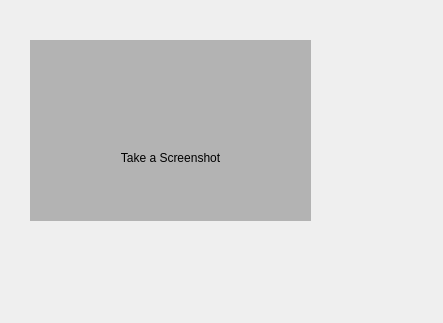
<?xml version="1.0" encoding="UTF-8"?>
<ui version="4.0">
 <class>ThumbnailForm</class>
 <widget class="QWidget" name="ThumbnailForm">
  <property name="geometry">
   <rect>
    <x>0</x>
    <y>0</y>
    <width>443</width>
    <height>323</height>
   </rect>
  </property>
  <property name="windowTitle">
   <string>Form</string>
  </property>
  <widget class="QLabel" name="thumbnail">
   <property name="geometry">
    <rect>
     <x>310</x>
     <y>230</y>
     <width>81</width>
     <height>61</height>
    </rect>
   </property>
   <property name="minimumSize">
    <size>
     <width>0</width>
     <height>0</height>
    </size>
   </property>
   <property name="maximumSize">
    <size>
     <width>16777215</width>
     <height>16777215</height>
    </size>
   </property>
   <property name="styleSheet">
    <string notr="true"/>
   </property>
   <property name="text">
    <string/>
   </property>
   <property name="scaledContents">
    <bool>false</bool>
   </property>
   <property name="alignment">
    <set>Qt::AlignCenter</set>
   </property>
  </widget>
  <widget class="QFrame" name="buttons_frame">
   <property name="geometry">
    <rect>
     <x>30</x>
     <y>40</y>
     <width>281</width>
     <height>181</height>
    </rect>
   </property>
   <property name="styleSheet">
    <string notr="true">#buttons_frame {
background-color: rgba(0,0,0, 64)
}</string>
   </property>
   <property name="frameShape">
    <enum>QFrame::NoFrame</enum>
   </property>
   <property name="frameShadow">
    <enum>QFrame::Plain</enum>
   </property>
   <property name="lineWidth">
    <number>0</number>
   </property>
   <layout class="QVBoxLayout" name="verticalLayout_2">
    <property name="margin">
     <number>0</number>
    </property>
    <item>
     <spacer name="verticalSpacer_2">
      <property name="orientation">
       <enum>Qt::Vertical</enum>
      </property>
      <property name="sizeHint" stdset="0">
       <size>
        <width>20</width>
        <height>52</height>
       </size>
      </property>
     </spacer>
    </item>
    <item>
     <layout class="QHBoxLayout" name="horizontalLayout_2">
      <item>
       <spacer name="horizontalSpacer">
        <property name="orientation">
         <enum>Qt::Horizontal</enum>
        </property>
        <property name="sizeHint" stdset="0">
         <size>
          <width>20</width>
          <height>20</height>
         </size>
        </property>
       </spacer>
      </item>
      <item>
       <widget class="QPushButton" name="camera_btn">
        <property name="minimumSize">
         <size>
          <width>48</width>
          <height>48</height>
         </size>
        </property>
        <property name="maximumSize">
         <size>
          <width>48</width>
          <height>48</height>
         </size>
        </property>
        <property name="cursor">
         <cursorShape>PointingHandCursor</cursorShape>
        </property>
        <property name="styleSheet">
         <string notr="true">#camera_btn {
    background-color: rgba( 0, 0, 0, 0 );
	border-image: url(:/res/camera.png);
	border: none;
}
#camera_btn:hover {
    background-color: rgba( 0, 0, 0, 0 );
	border-image: url(:/res/camera_hl.png);
	border: none;
}
#camera_btn:focus:pressed {
    background-color: rgba( 0, 0, 0, 0 );
	border-image: url(:/res/camera_hl.png);
	border: none;
}

</string>
        </property>
        <property name="text">
         <string/>
        </property>
        <property name="icon">
         <iconset resource="resources.qrc">
          <normaloff>:/res/camera.png</normaloff>:/res/camera.png</iconset>
        </property>
        <property name="iconSize">
         <size>
          <width>48</width>
          <height>48</height>
         </size>
        </property>
        <property name="flat">
         <bool>true</bool>
        </property>
       </widget>
      </item>
      <item>
       <widget class="QPushButton" name="browse_btn">
        <property name="minimumSize">
         <size>
          <width>48</width>
          <height>48</height>
         </size>
        </property>
        <property name="maximumSize">
         <size>
          <width>48</width>
          <height>48</height>
         </size>
        </property>
        <property name="cursor">
         <cursorShape>PointingHandCursor</cursorShape>
        </property>
        <property name="styleSheet">
         <string notr="true">#browse_btn {
    background-color: rgba( 0, 0, 0, 0 );
	border-image: url(:/res/folder.png);
	border: none;
}
#browse_btn:hover{
    background-color: rgba( 0, 0, 0, 0 );
	border-image: url(:/res/folder_hl.png);
	border: none;
}

</string>
        </property>
        <property name="text">
         <string/>
        </property>
        <property name="icon">
         <iconset resource="resources.qrc">
          <normaloff>:/res/folder.png</normaloff>:/res/folder.png</iconset>
        </property>
        <property name="iconSize">
         <size>
          <width>48</width>
          <height>48</height>
         </size>
        </property>
        <property name="flat">
         <bool>true</bool>
        </property>
       </widget>
      </item>
      <item>
       <spacer name="horizontalSpacer_2">
        <property name="orientation">
         <enum>Qt::Horizontal</enum>
        </property>
        <property name="sizeHint" stdset="0">
         <size>
          <width>20</width>
          <height>20</height>
         </size>
        </property>
       </spacer>
      </item>
     </layout>
    </item>
    <item>
     <widget class="QLabel" name="label">
      <property name="text">
       <string>Take a Screenshot</string>
      </property>
      <property name="alignment">
       <set>Qt::AlignCenter</set>
      </property>
     </widget>
    </item>
    <item>
     <spacer name="verticalSpacer">
      <property name="orientation">
       <enum>Qt::Vertical</enum>
      </property>
      <property name="sizeHint" stdset="0">
       <size>
        <width>20</width>
        <height>51</height>
       </size>
      </property>
     </spacer>
    </item>
   </layout>
  </widget>
 </widget>
 <resources>
  <include location="resources.qrc"/>
 </resources>
 <connections/>
</ui>
